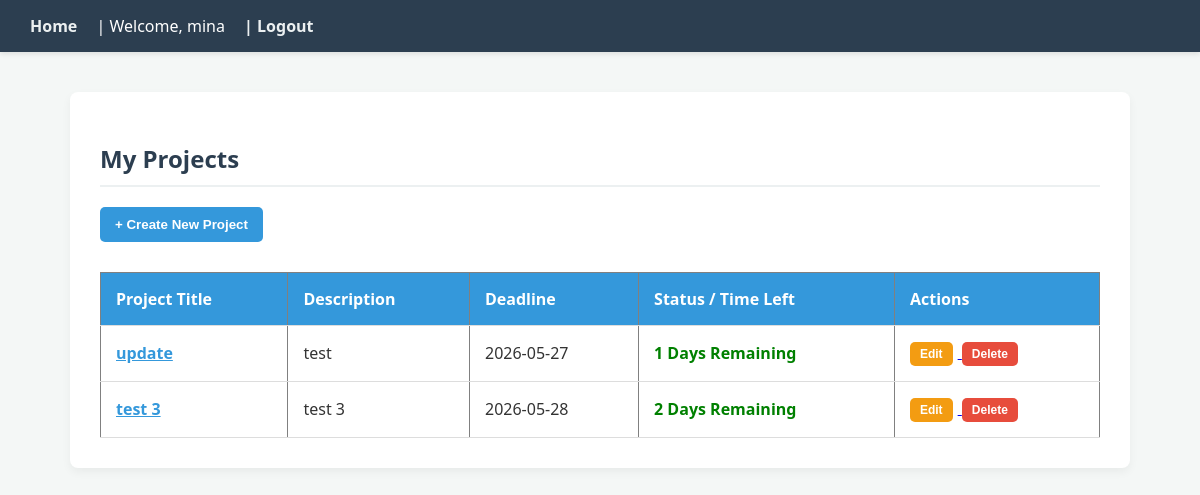
/ (signed in), run on the app's committed database.
### tables this page shows
CREATE TABLE projects (
    id INTEGER PRIMARY KEY AUTOINCREMENT,
    user_id INTEGER NOT NULL,
    title TEXT NOT NULL,
    description TEXT,
    start_date DATE NOT NULL,
    deadline DATE NOT NULL,
    budget REAL DEFAULT 0,
    FOREIGN KEY (user_id) REFERENCES users (id)
);

### app.py (the view)
@app.route('/')
def home():
    if 'user_id' not in session:
        return redirect(url_for('login'))
    db = get_db_connection()
    projects_raw = db.execute(
        'SELECT * FROM projects WHERE user_id = ? ORDER BY deadline ASC',
        (session['user_id'],)
    ).fetchall()
    project_list = []
    today = datetime.now().date()
    total_tasks = 0
    completed_tasks = 0
    total_spent = 0.0
    overdue_count = 0
    for p in projects_raw:
        p_dict = dict(p)
        status = get_deadline_status(p['deadline'], today)
        p_dict['status'] = status
        deadline_date = datetime.strptime(p['deadline'], '%Y-%m-%d').date()
        days_left = (deadline_date - today).days
        p_dict['days_left'] = days_left
        if status == 'Overdue':
            overdue_count += 1
        tasks = db.execute('SELECT * FROM tasks WHERE project_id = ?', (p['id'],)).fetchall()
        ptotal = len(tasks)
        pdone = sum(1 for t in tasks if t['is_completed'])
        p_dict['progress'] = calculate_progress(ptotal, pdone)
        total_tasks += ptotal
        completed_tasks += pdone
        expenses = db.execute('SELECT SUM(cost) as s FROM expenses WHERE project_id = ?', (p['id'],)).fetchone()
        spent = float(expenses['s'] or 0)
        p_dict['spent'] = spent
        total_spent += spent
        project_list.append(p_dict)
    return render_template('dashboard.html',
        projects=project_list,
        completed_tasks=completed_tasks,
        total_tasks=total_tasks,
        overdue_count=overdue_count,
        total_spent=total_spent
    )

### app.py (called while the page is built)
def get_db_connection():
    conn = sqlite3.connect('database.db')
    conn.row_factory = sqlite3.Row
    return conn

### business_logic.py (called while the page is built)
def get_deadline_status(deadline_str, today_date):
    deadline_date = datetime.strptime(deadline_str, '%Y-%m-%d').date()
    delta = (deadline_date - today_date).days
    if delta < 0:
        return 'Overdue'
    return f"{delta} Days Remaining"

def calculate_progress(total_tasks, completed_tasks):
    if total_tasks == 0:
        return 0
    return int((completed_tasks / total_tasks) * 100)

### templates/dashboard.html
{% extends 'base.html' %}
{% block content %}
    <h2>My Projects</h2>
    <a href="{{ url_for('create_project') }}">
        <button style="margin-bottom: 15px;">+ Create New Project</button>
    </a>
    <table border="1" cellpadding="10" cellspacing="0">
        <tr>
            <th>Project Title</th>
            <th>Description</th>
            <th>Deadline</th>
            <th>Status / Time Left</th>
            <th>Actions</th>
        </tr>
        {% for project in projects %}
        <tr>
            <td><a href="{{ url_for('project_detail', project_id=project.id) }}" style="font-weight: bold; color: #3498db;">{{ project.title }}</a></td>
            <td>{{ project.description }}</td>
            <td>{{ project.deadline }}</td>
            <td style="font-weight: bold; color: {% if project.status == 'Overdue' %}red{% else %}green{% endif %};">
                {{ project.status }}
            </td>
            <td>
                <a href="{{ url_for('edit_project', project_id=project.id) }}">
                    <button style="background-color: #f39c12; padding: 5px 10px; font-size: 12px; margin-right: 5px;">Edit</button>
                </a>
                <form action="{{ url_for('delete_project', project_id=project.id) }}" method="POST" style="display:inline;">
                    <button type="submit" style="background-color: #e74c3c; padding: 5px 10px; font-size: 12px;" onclick="return confirm('Are you sure you want to delete this project and all its data?');">Delete</button>
                </form>
            </td>
        </tr>
        {% else %}
        <tr>
            <td colspan="5" style="text-align: center;">No projects found. Create one to get started!</td>
        </tr>
        {% endfor %}
    </table>
{% endblock %}

### static/style.css (style rules this page uses)
body { font-family: 'Segoe UI', Tahoma, Geneva, Verdana, sans-serif; background-color: #f4f7f6; color: #333; margin: 0; padding: 0; }
h2, h3 { color: #2c3e50; border-bottom: 2px solid #ecf0f1; padding-bottom: 10px; }
button, input[type="submit"] { background-color: #3498db; color: white; border: none; padding: 10px 15px; cursor: pointer; border-radius: 5px; font-weight: bold; transition: background-color 0.3s; }
table { width: 100%; border-collapse: collapse; margin-top: 15px; background-color: white; }
th, td { padding: 15px; text-align: left; border-bottom: 1px solid #ddd; }
th { background-color: #3498db; color: white; }

### data on the page
projects: title "update", description "test", deadline "2026-05-27", status "1 Days Remaining"
projects: title "test 3", description "test 3", deadline "2026-05-28", status "2 Days Remaining"

### other printed values
{{ session['username'] }} "mina"
